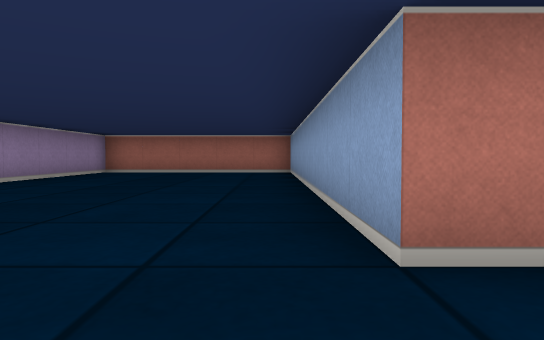
view 1 (above)

16 first-person views from a walk through a cub3D ray-caster map. The camera is about half as high as the walls, tilts 2° down and sees 70° across. The floor is counted in squares. Each view is taken from the middle of a square. On the plan, view 1 faces up. The plan holds only what a view shows up to about 9 squares ahead; the rest is blank.

view 2
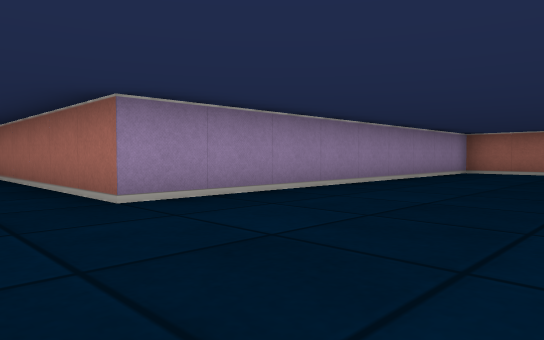

view 3
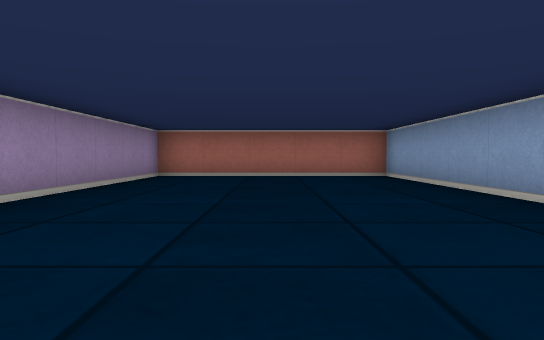

view 4
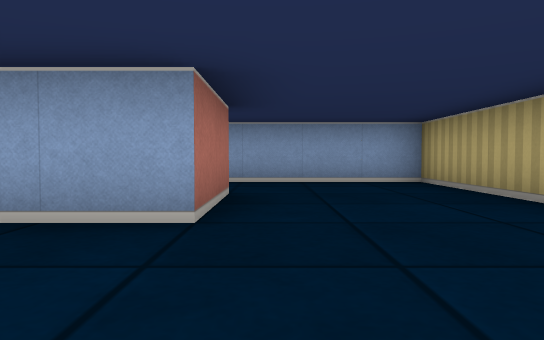

view 5
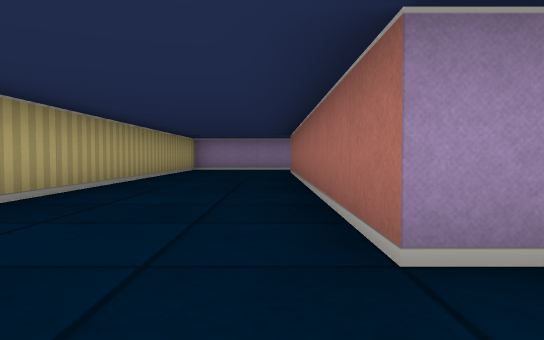

view 6
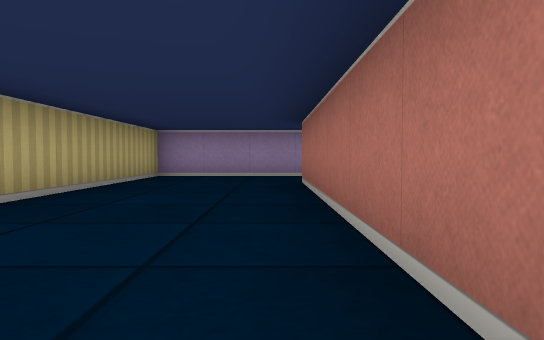

view 7
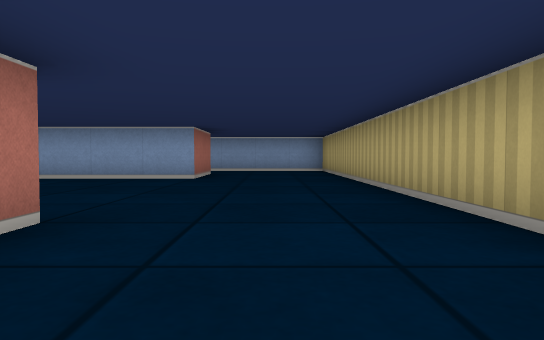

view 8
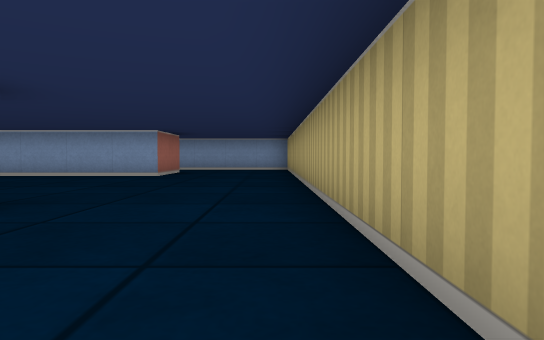

view 9
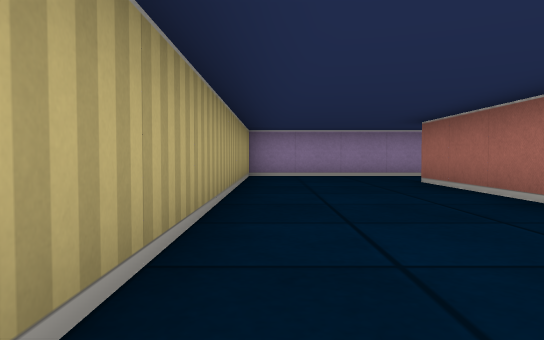

view 10
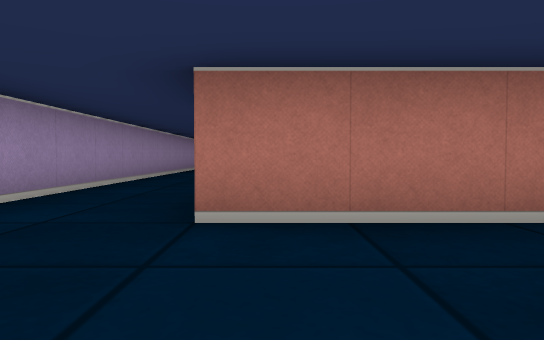

view 11
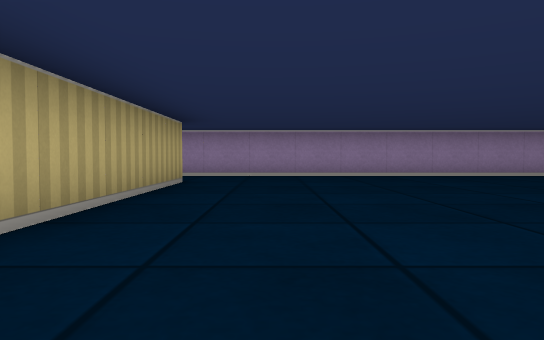

view 12
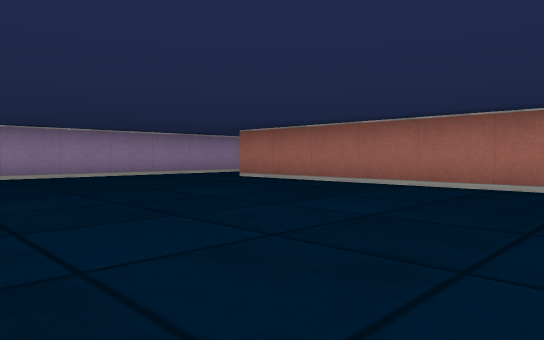

view 13
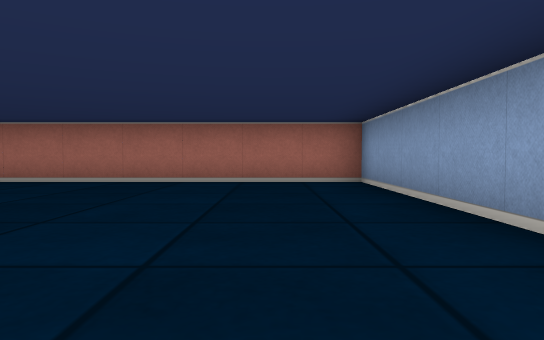

view 14
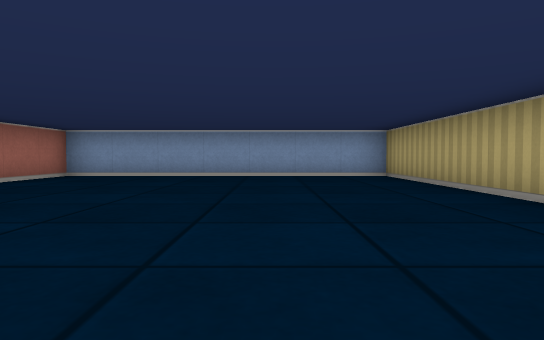

view 15
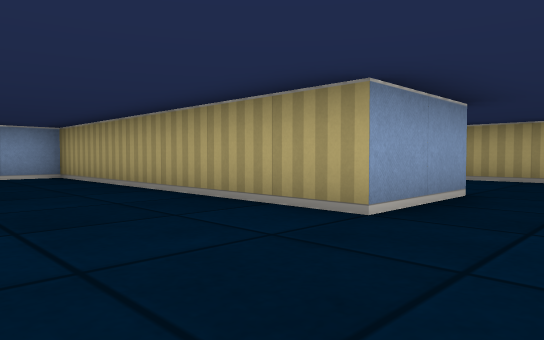

view 16
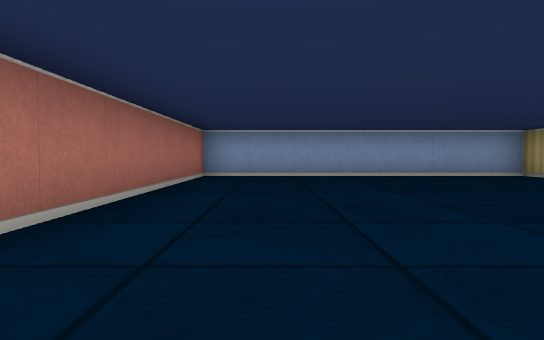

### Floor plan
Ten units are one square. View 1 is at (0, 0); x grows to the right and y downward. Boxes are objects, and circles mark ways between rooms. Rooms are numbered by the first view taken in them; rooms with no view inside come last. Other rooms are left out.
<svg viewBox="-160 -115 210 135">
<path fill="none" stroke="#000" d="M25 -15 5 -15 5 -105 -45 -105 -45 -15 -135 -15 -135 -35M-155 -35 -155 15 45 15 45 -4M-135 -35 -65 -35 -65 -105 -135 -105M-155 -110 -155 -35"/>
<circle cx="-145" cy="-25" r="3" fill="#2a7"/>
<text x="-40" y="-30">1</text>
<text x="-110" y="-70">2</text>
</svg>
Room 1 opens to room 2.

Where each view was taken, in squares from view 1:
view 1: 0 up, 0 right, facing up
view 2: 0 up, 1 left, facing up-left
view 3: 2 up, 2 left, facing up
view 4: 1 up, 2 left, facing right
view 5: 1 up, 3 left, facing left
view 6: 1 up, 7 left, facing left
view 7: 0 up, 7 left, facing right
view 8: 1 down, 8 left, facing right
view 9: 1 down, 7 left, facing left
view 10: 1 down, 13 left, facing up
view 11: 5 up, 7 left, facing left
view 12: 5 up, 7 left, facing up-left
view 13: 4 up, 8 left, facing up
view 14: 6 up, 15 left, facing right
view 15: 6 up, 15 left, facing down-right
view 16: 9 up, 15 left, facing right
